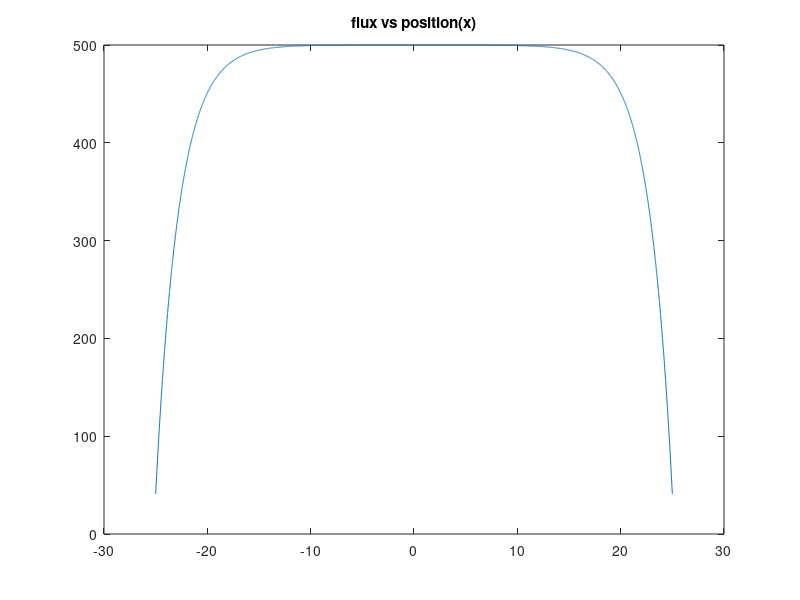

Recreate this plot in MATLAB. (Note: this script raises an error after producing the figure.)
a =25;
D = .1;
sigma = 0.02;
s = 10;
L = sqrt(D / sigma);

th = -a:.01:a
flu = -s/(sigma) *(cosh(th/L)/(cosh(a/L )+ 2 *D/L *sinh(a/L))-1)
flu1 = -(s )/(sigma)*(cosh(th/L)/cosh((a+2*D)/L) - 1)
err = (flu1 - flu)./flu *100

er =@(x) 100.*abs((-s./(sigma) .*(cosh(1./L.*x)./(cosh(a./L )+ 2 .*D./L .*sinh(a./L))-1)) - (-(s )./(sigma).*(cosh(1./L.*x)./cosh((a+2.*D)./L) - 1))) ./ (-s./(sigma) .*(cosh(1./L.*x)/(cosh(a./L )+ 2 .*D./L .*sinh(a./L))-1))
avg_er = integral(er,0,a) / a;

figure(1)
plot(th,flu)
title('flux vs position(x)')
subtitle(['a = ',num2str(a) ,'cm, D = ',num2str(D),'cm, sigma = ' , num2str(sigma)])
xlabel('position x (cm)')
ylabel('flux #/cm^2s')
hold on
plot(th, flu1)
legend('with zero negative going current at boundary','with zero flux at etrapolated length')
hold off
figure(2)
plot(th, err)
title('error vs position')
subtitle(['a = ',num2str(a) ,'cm, D = ',num2str(D),'cm, sigma = ' , num2str(sigma)])
xlabel('position (cm)')
ylabel('%error')
legend(['average error = ', num2str(avg_er)])